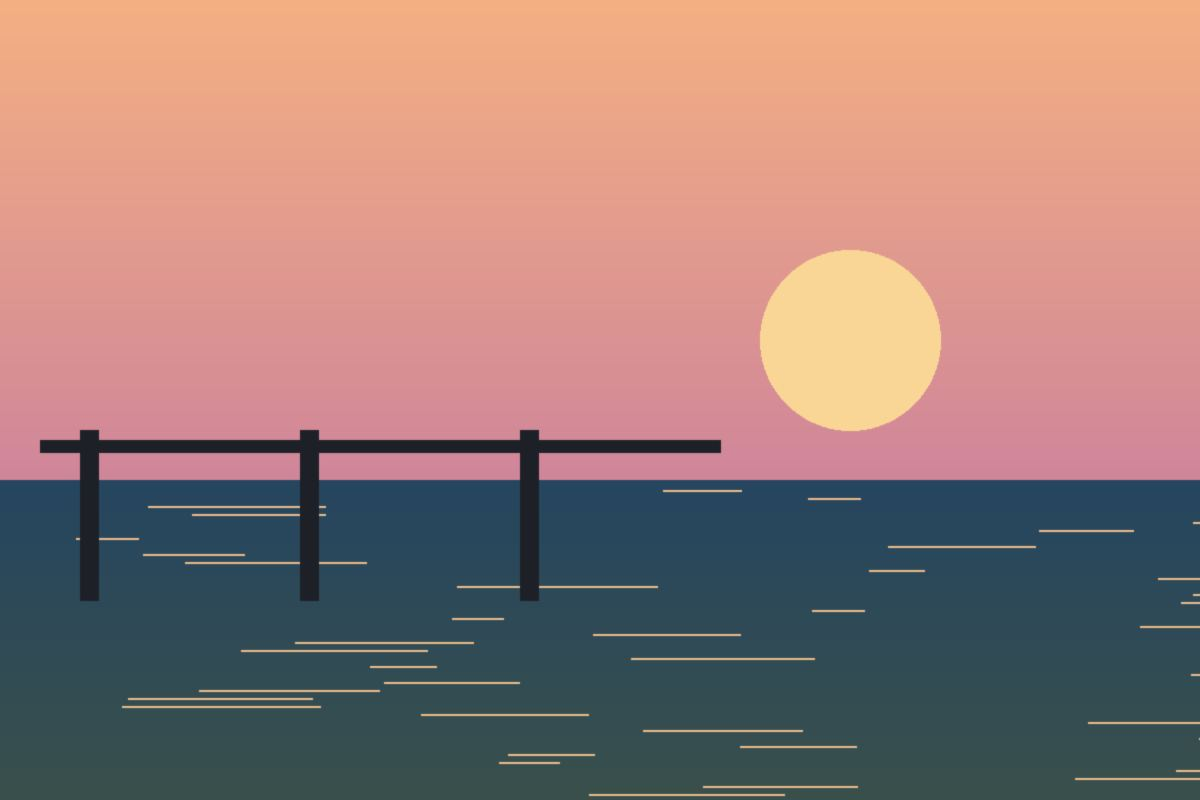
#> input picture test/fixtures/harbour.jpg, 1200 x 800 px
$ python make_png_webp.py ../harbour.jpg
#> lines starting #> are read from the running program, lines starting #| are printed output that depends on the picture
# The PNG and WebP fixtures, from harbour.jpg, with Pillow:
# python3 make_png_webp.py ../harbour.jpg
import sys
from PIL import Image, ImageCms, PngImagePlugin

src = Image.open(sys.argv[1]).convert("RGB").resize((48, 32))
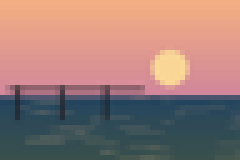
#> src: PIL image 48x32 RGB (shown 5 times larger); mean R, G, B 154.5, 123.7, 118.2
alpha = src.convert("RGBA")
alpha.putalpha(200)
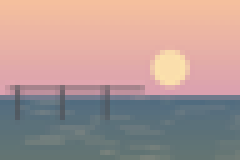
#> alpha: PIL image 48x32 RGBA (shown 5 times larger); mean R, G, B, A 154.5, 123.7, 118.2, 200; transparent parts drawn white

def exif():
    e = Image.Exif()
    e[0x010F] = "Maker"; e[0x0110] = "Phone Two"; e[0x0112] = 1
    e[0x013B] = "Old Name"; e[0x8298] = "Old Copyright"
    ex = e.get_ifd(0x8769); ex[0x9003] = "2026:10:01 10:00:00"; ex[0x8827] = 200
    g = e.get_ifd(0x8825); g[1] = "N"; g[2] = (41.0, 8.0, 30.0); g[3] = "W"; g[4] = (8.0, 37.0, 12.5)
    return e

xmp = ('<x:xmpmeta xmlns:x="adobe:ns:meta/"><rdf:RDF xmlns:rdf="http://www.w3.org/1999/02/22-rdf-syntax-ns#">'
       '<rdf:Description rdf:about="" xmlns:exif="http://ns.adobe.com/exif/1.0/" xmlns:dc="http://purl.org/dc/elements/1.1/"'
       ' exif:GPSLatitude="41,8.5N"><exif:GPSAltitude>120/1</exif:GPSAltitude>'
       '<dc:creator><rdf:Seq><rdf:li>Someone</rdf:li></rdf:Seq></dc:creator></rdf:Description></rdf:RDF></x:xmpmeta>')
icc = ImageCms.ImageCmsProfile(ImageCms.createProfile("sRGB")).tobytes()

info = PngImagePlugin.PngInfo()
info.add_text("Author", "Old Name")
info.add_text("Comment", "a comment", zip=True)
info.add_itxt("XML:com.adobe.xmp", xmp, zip=True)
alpha.save("photo.png", exif=exif(), pnginfo=info, icc_profile=icc)

frames = [src, src.rotate(180)]
frames[0].save("animated.png", save_all=True, append_images=frames[1:], exif=exif(), duration=100)

src.save("photo.webp", exif=exif(), xmp=xmp.encode(), icc_profile=icc, quality=80)
alpha.save("simple.webp", lossless=True)
frames[0].save("animated.webp", save_all=True, append_images=frames[1:], exif=exif(), duration=100)
